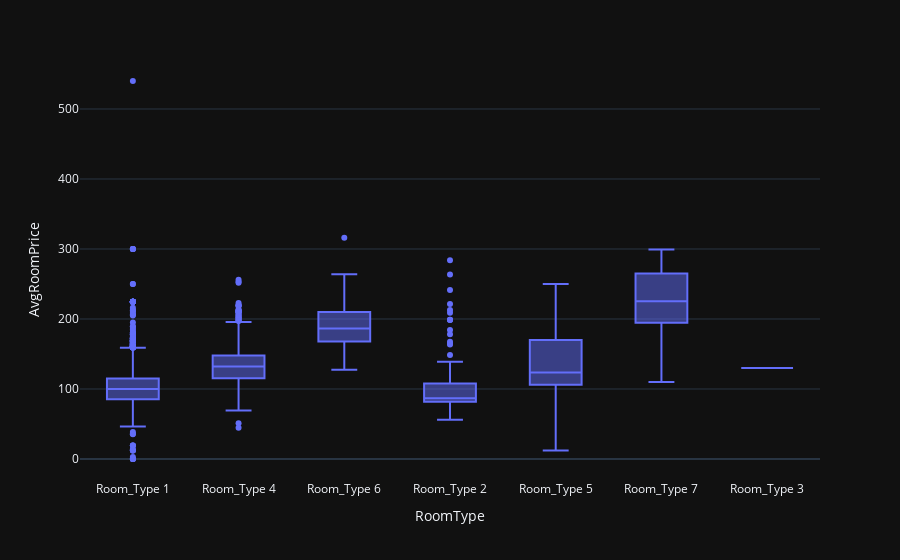

Source (notebook cell):
### Code cell
roomGraphData = data[data['BookingStatus'] == "Canceled"]

px.box(data_frame = roomGraphData, x = 'RoomType', y = 'AvgRoomPrice',  template = 'plotly_dark')

### Figure 1 — Plotly figure (JSON) as saved in the notebook; plotly's stock layout.template omitted (floating-point values rounded to 4 significant figures; data arrays with more than 128 entries replaced by an {"elided": "..."} marker saying what was removed)
{"data": [{"alignmentgroup": "True", "hovertemplate": "RoomType=%{x}<br>AvgRoomPrice=%{y}<extra></extra>", "legendgroup": "", "marker": {"color": "#636efa"}, "name": "", "notched": false, "offsetgroup": "", "orientation": "v", "showlegend": false, "type": "box", "x": {"elided": "9520 str values"}, "x0": " ", "xaxis": "x", "y": {"elided": "9520 float values"}, "y0": " ", "yaxis": "y"}], "layout": {"boxmode": "group", "legend": {"tracegroupgap": 0}, "margin": {"t": 60}, "xaxis": {"anchor": "y", "domain": [0, 1], "title": {"text": "RoomType"}}, "yaxis": {"anchor": "x", "domain": [0, 1], "title": {"text": "AvgRoomPrice"}}}}
